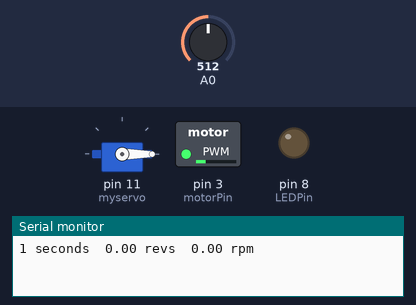
A sketch run on a simulated Arduino Uno, built with avr-gcc and run on an emulated ATmega328P. Parts: servo, switched loads named in the sketch (green lamp = pin HIGH), output pins drawn as LEDs (lit = HIGH), the last lines printed to the serial monitor. Inputs (shaded band) come from the test bench; at power-on: A0 = 512.

Above: at 0.05 s.
At 15.95 s:
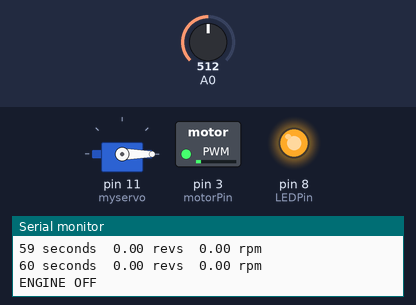
At 24.05 s:
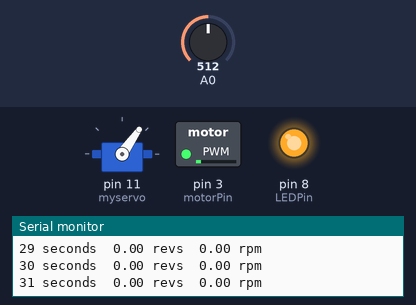
At 32.3 s:
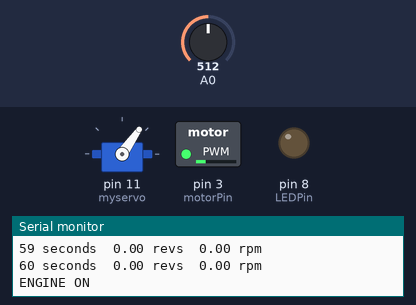
Timing chart, 0 to 42.4 s (numbered marks = the images above):
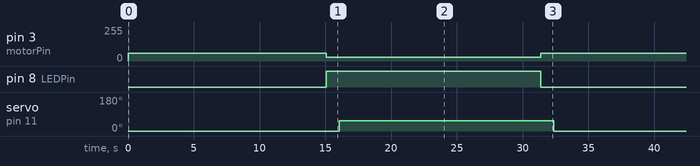

The sketch:

AutoThrottle_Code.ino
```cpp
#include <Servo.h>

//Global Variables
float rpm = 0;
float counter = 0;
int timer = 0;
int pos = 0;
boolean stat = true;

//Servo Variable
Servo myservo;

//DC Motor - Digital Pin 3
int motorPin = 3;

//LED - Digital Pin 8
int LEDPin = 8;

void setup()
{
  Serial.begin(9600);
  pinMode(LEDPin, OUTPUT);
  pinMode(motorPin, OUTPUT);
  analogWrite(motorPin, 60);
  myservo.attach(11);

  // Initially Turns Servo to 90 degrees
  myservo.write(0);
}

void loop()
{
  // Hall Effect Sensor Reading
  int value = analogRead(0);

  //Timer
  timer++;

  if (timer == 61)
  {
    rpm = (counter / 60);
    if (rpm > 0.08 && stat == true)   //imitates 35km/hr
    {
      analogWrite(motorPin, 30);       //reduces speed in the motor
      Serial.println("ENGINE OFF");    //prints ENGINE OFF
      digitalWrite(LEDPin, HIGH);      //turn the LED ON
      delay(1000);                     //wait for a second
      myservo.write(55);               //turns servo to zero degrees
      stat = false;
    }
    else if (rpm <= 0.08 && stat == false)  //imitates 25km/hr
    {
      analogWrite(motorPin, 60);       //increases speed in the motor
      Serial.println("ENGINE ON");     //prints ENGINE ON
      digitalWrite(LEDPin, LOW);       //turn the LED OFF
      delay(1000);                     //wait for a second
      myservo.write(0);                //turns servo to 90 degrees
      stat = true;
    }
    else if (rpm < 0.08 && stat == true)  //imitates 35km/hr
    {
      analogWrite(motorPin, 30);
      Serial.println("ENGINE OFF");
      digitalWrite(LEDPin, HIGH);
      delay(1000);
      myservo.write(55);
      stat = false;
    }

    else if (rpm >= 0.08 && stat == false)  //imitates 25km/hr
    {
      analogWrite(motorPin, 60);
      Serial.println("ENGINE ON");
      digitalWrite(LEDPin, LOW);
      delay(1000);
      myservo.write(0);
      stat = true;
    }

    //Resets the timer and the Counts of revolutions
    timer = 0;
    counter = 0;
  }

  //Computes the number of revolutions
  if (value > 600)
  {
    counter++;
  }

  //Print Results
  Serial.print(timer); Serial.print(" seconds"); Serial.print("\t");
  Serial.print(counter); Serial.print(" revs"); Serial.print("\t");
  Serial.print(rpm); Serial.println(" rpm");
  delay(250);//displays results for 250ms, before next reading.

}
```

Measured:
- by itself, pin 3 (motorPin): alternates 60/255 for 16.3 s and 30/255 for 16.3 s
- by itself, pin 8 (LEDPin): alternates HIGH for 16.3 s and LOW for 16.3 s
- by itself, servo on pin 11 (myservo): alternates 55° for 16.3 s and 0° for 16.3 s
